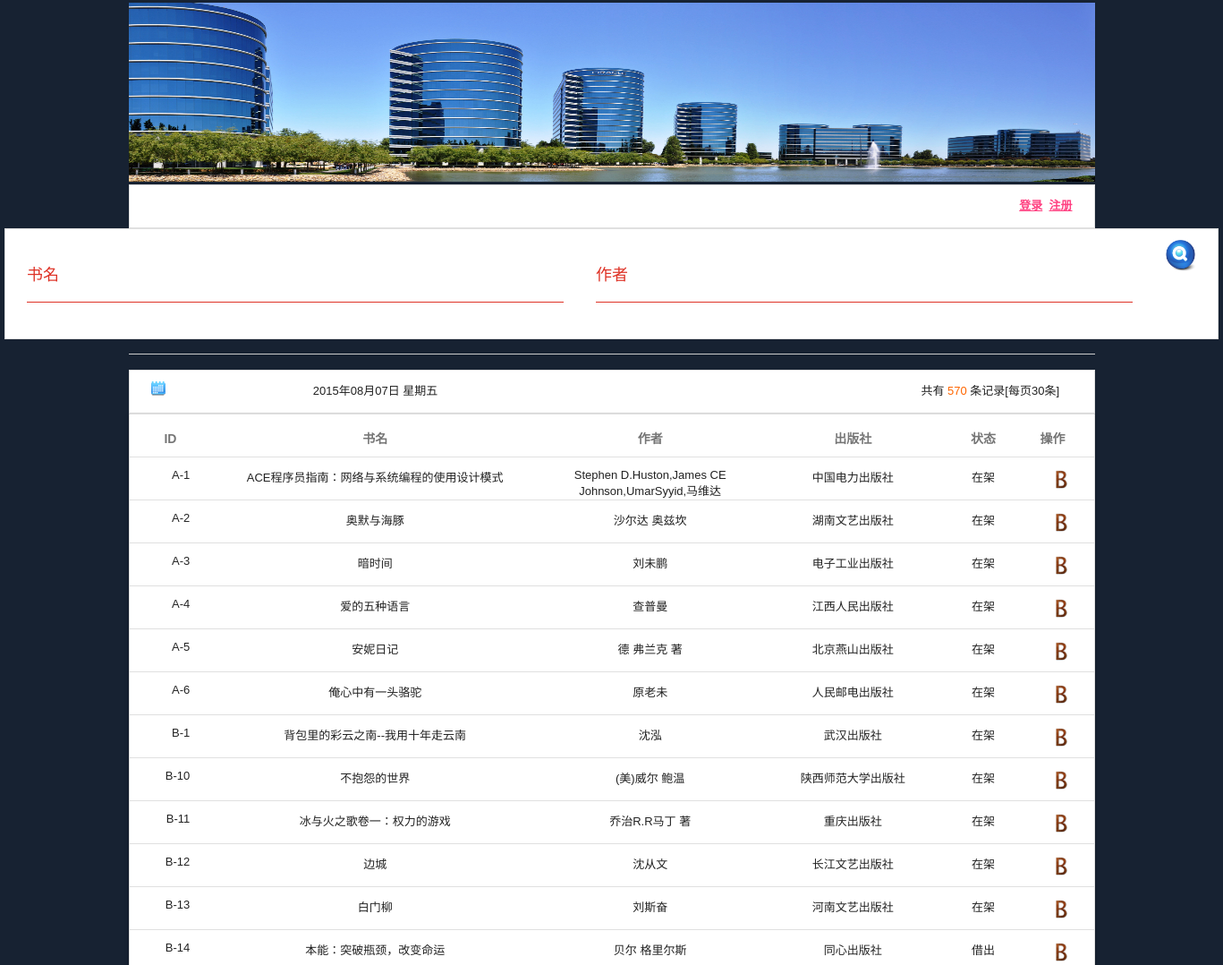
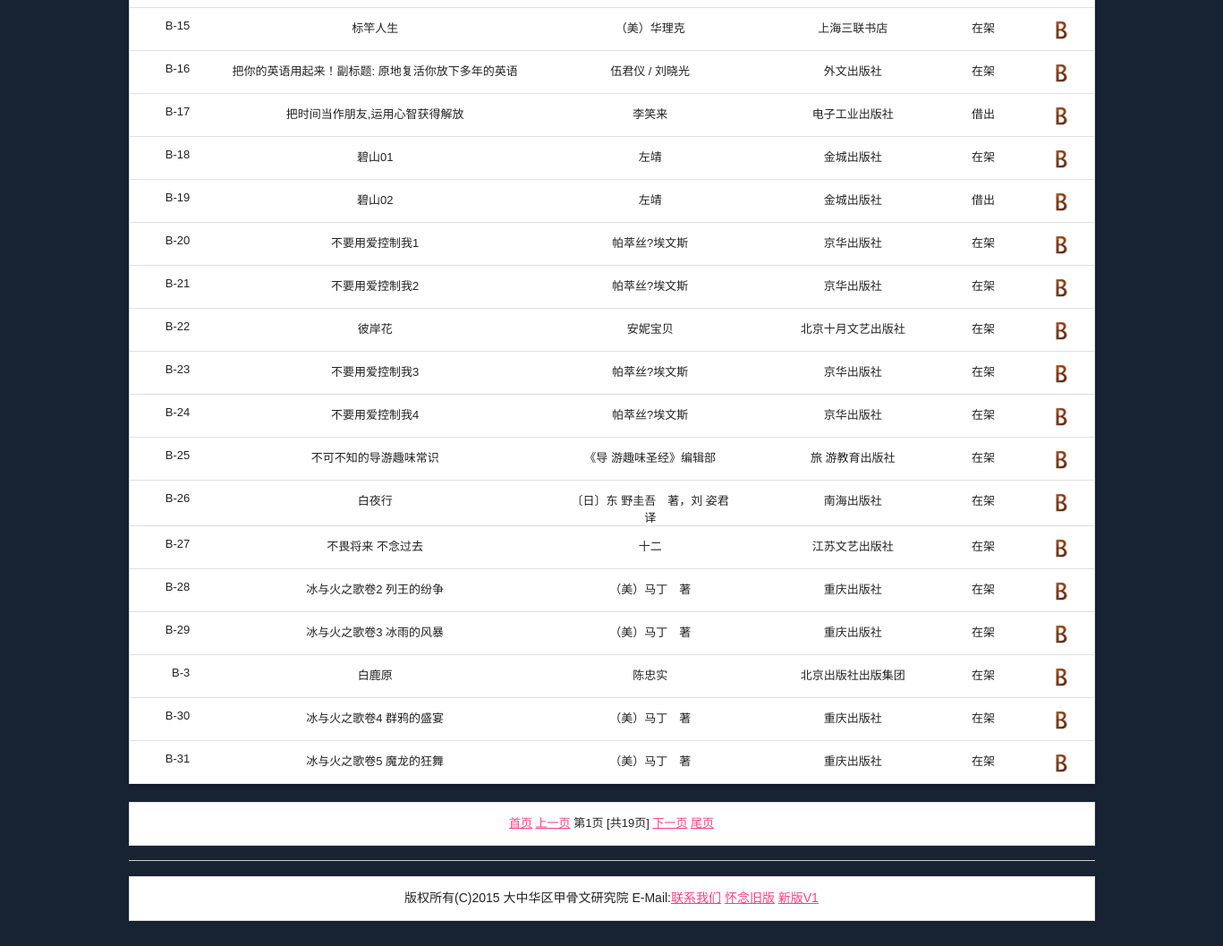
Screenshot of /library_v1.php with the database file from the repository (2 pictures, top to bottom).
### tables this page shows
CREATE TABLE `books` (
  `ID` varchar(10) NOT NULL,
  `BookName` varchar(50) NOT NULL,
  `Author` varchar(50) NOT NULL,
  `Publisher` varchar(50) NOT NULL,
  `Status` varchar(20) NOT NULL,
  PRIMARY KEY (`ID`)
);

### library_v1.php (the view, shortened to what this page needs)
<html>
<head>
    <link rel="stylesheet" href="./assets/css/material.css"/>
</head>
<body bgcolor="#172232">
<div align="center">
    <table border="0" width="1080">
        <tr>
            <td><img src="assets/images/Oracle_building.jpeg" width="1080" height="200"></td>
        </tr>
    </table>
    <table class="mdl-data-table" border="1" max-width="1080" bgcolor="#C0DEED" border-collapse="collapse">
        <tr height="30" width="1080">
            <td width="1080" align="right">
                <?php
                if (isset($_SESSION['MM_Username'])) {
                    $userid = $_SESSION['MM_Username'];
                    echo "<font size=\"3\"><b>欢迎登陆</b></font>";
                    echo "<a href=\"personal.php?userid=$userid\"><b>" . $_SESSION['MM_Username'] . "</b></a>";
                } else {
                    echo "<a href=\"login.php\"><b>登录</b></a>&nbsp;&nbsp;";
                    echo "<a href=\"userregist.php\"><b>注册</b></a>";
                }
                ?>
            </td>
        </tr>
    </table>
    <table class="mdl-data-table" border="0" width="1080">
        <form action="searchprocess.php" method="post" name="booksearch" >
            <tr>
                <td>
                    <div class="mdl-textfield mdl-js-textfield mdl-textfield--floating-label">
                        <input class="mdl-textfield__input" type="text" name="bookname" id="bookName"/>
                        <label class="mdl-textfield__label" for="bookName">书名</label>
                    </div>
                </td>
                <td>
                    <div class="mdl-textfield mdl-js-textfield mdl-textfield--floating-label">
                        <input class="mdl-textfield__input" type="text" name="author" id="authorName"/>
                        <label class="mdl-textfield__label" for="authorName">作者</label>
                    </div>
                </td>
                <td ><input type="image" src="./assets/images/Search.png" height="35"></td>
            </tr>
        </form>
        <?php
        $query = "select * from books order by ID";
        $result = mysql_query($query);
        $rows_total = @mysql_num_rows($result);
        @$page_no = $_GET['page_no'];
        $page_num = 30;
        $page_total = floor($rows_total / $page_num);
        if (!$page_no)
        {
            $page_no = 1;
        }
        $start_num = $page_num * ($page_no - 1);
        $sql = "select * from books ORDER BY ID ASC,Status ASC limit $start_num,$page_num";
        $result = mysql_query($sql);
        $rows = @mysql_num_rows($result);
        ?>
    </table>
    <table border="0" width="1080" cellspacing="0" cellpadding="0">
        <tr>
            <td>
                <hr size="1">
            </td>
        </tr>
    </table>
    <table class="mdl-data-table" border="0" bgcolor="#C0DEED">
        <tr>
            <td class="mdl-data-table__cell--non-numeric">
                <img src="pics/date.png" width="16" height="16" align="left">
                <?php
                $day = date("Y年m月d日");
                print("$day&nbsp;");
                switch (date("D")) {
                    case "Fri":
                        echo "星期五";
                        break;
                }
                ?>
            </td>
            <td align="right">
                共有
                <font color="#FF6600"><?php echo "$rows_total" ?></font>
                条记录[每页30条]&nbsp;&nbsp;&nbsp;&nbsp;
            </td>
        </tr>
    </table>
        <table class="mdl-data-table mdl-js-datatable mdl-shadow--2dp" width="1080">
            <thead>
            <tr>
                <th width="8%">
                    <div align="center">ID</div>
                </th>
                <th width="35%">
                    <div align="center">书名</div>
                </th>
                <th width="22%">
                    <div align="center">作者</div>
                </th>
                <th width="20%">
                    <div align="center">出版社</div>
                </th>
                <th width="7%">
                    <div align="center">状态</div>
                </th>
                <th width="8%" colspan="2">
                    <div align="center">操作</div>
                </th>
            </tr>
            </thead>
            <?php
            for ($i = 0;
                 $i < $rows;
                 $i++) {
                $data = @mysql_fetch_array($result);
                $bookname = $data['BookName'];
                $bookauthor = $data['Author'];
                $bookpress = $data['Publisher'];
                $booktype = $data['Status'];
                $bookid = $data['ID'];
                ?>
                <tr>
                    <td align="center"><?php echo "$bookid" ?></td>
                    <td class="mdl-data-table__cell--non-numeric align=" center
                    "><?php echo "$bookname" ?></td>
                    <td class="mdl-data-table__cell--non-numeric align=" center
                    "><?php echo "$bookauthor" ?></td>
                    <td class="mdl-data-table__cell--non-numeric align=" center
                    "><?php echo "$bookpress" ?></td>
                    <td class="mdl-data-table__cell--non-numeric align=" center
                    "><?php echo "$booktype" ?></td>
                    <td>
                        <a href="borrow.php?bookid=<?php echo "$bookid" ?>">
                            <img src="assets/images/letterB.png" alt="借阅" border="0" height="25"></a>
                    </td>
                </tr>
                <?php
            }
            ?>
        </table>
    <br>
    <table class="mdl-data-table">
        <tr>
            <td class="mdl-data-table__cell--non-numeric">
                <?php
                echo "<a href='library_v1.php?page_no=1'>首页</a>";
                echo "<a href='library_v1.php?page_no=" . ($page_no - 1) . "'>上一页</a>";
                echo "第" . $page_no . "页 [共" . $page_total . "页]";
                echo "<a href='library_v1.php?page_no=" . ($page_no + 1) . "'>下一页</a>";
                echo "<a href='library_v1.php?page_no=" . $page_total . "'>尾页</a>";
                ?>
            </td>
        </tr>
    </table>
    <table border="0" width="1080" cellspacing="0" cellpadding="0">
        <tr>
            <td>
                <hr size="1">
            </td>
        </tr>
    </table>
    <table class="mdl-data-table" border="1" width="1080" height="50" cellspacing="0" cellpadding="0" bgcolor="#C0DEED"
           bordercolorlight="#C2C2C2" bordercolordark="#FFFFFF">
        <tr>
            <td class="mdl-data-table__cell--non-numeric" height="23" style="font-size:10.5pt">版权所有(C)2015 大中华区甲骨文研究院
                E-Mail:<a href="mailto:oraclehcts@gmail.com">联系我们</a>
                <a href="library_old.php">怀念旧版</a>
                <a href="library_v1.php">新版V1</a></td>
        </tr>
    </table>
    <br><br>
</div>
</body>
</html>

### rows the page displays
books: ID "A-1", BookName "ACE程序员指南：网络与系统编程的使用设计模式", Author "Stephen D.Huston,James CE Johnson,UmarSyyid,马维达", Publisher "中国电力出版社", Status "在架"
books: ID "A-2", BookName "奥默与海豚", Author "沙尔达 奥兹坎", Publisher "湖南文艺出版社", Status "在架"
books: ID "A-3", BookName "暗时间", Author "刘未鹏", Publisher "电子工业出版社", Status "在架"
books: ID "A-4", BookName "爱的五种语言", Author "查普曼", Publisher "江西人民出版社", Status "在架"
books: ID "A-5", BookName "安妮日记", Author "德 弗兰克 著", Publisher "北京燕山出版社", Status "在架"
books: ID "A-6", BookName "俺心中有一头骆驼", Author "原老未", Publisher "人民邮电出版社", Status "在架"
books: ID "B-1", BookName "背包里的彩云之南--我用十年走云南", Author "沈泓", Publisher "武汉出版社", Status "在架"
books: ID "B-10", BookName "不抱怨的世界", Author "(美)威尔 鲍温", Publisher "陕西师范大学出版社", Status "在架"
books: ID "B-11", BookName "冰与火之歌卷一：权力的游戏", Author "乔治R.R马丁 著", Publisher "重庆出版社", Status "在架"
books: ID "B-12", BookName "边城", Author "沈从文", Publisher "长江文艺出版社", Status "在架"
books: ID "B-13", BookName "白门柳", Author "刘斯奋", Publisher "河南文艺出版社", Status "在架"
books: ID "B-14", BookName "本能：突破瓶颈，改变命运", Author "贝尔 格里尔斯", Publisher "同心出版社", Status "借出"
books: ID "B-15", BookName "标竿人生", Author "（美）华理克", Publisher "上海三联书店", Status "在架"
books: ID "B-16", BookName "把你的英语用起来！副标题: 原地复活你放下多年的英语", Author "伍君仪 / 刘晓光", Publisher "外文出版社", Status "在架"
books: ID "B-17", BookName "把时间当作朋友,运用心智获得解放", Author "李笑来", Publisher "电子工业出版社", Status "借出"
books: ID "B-18", BookName "碧山01", Author "左靖", Publisher "金城出版社", Status "在架"
books: ID "B-19", BookName "碧山02", Author "左靖", Publisher "金城出版社", Status "借出"
books: ID "B-20", BookName "不要用爱控制我1", Author "帕萃丝?埃文斯", Publisher "京华出版社", Status "在架"
books: ID "B-21", BookName "不要用爱控制我2", Author "帕萃丝?埃文斯", Publisher "京华出版社", Status "在架"
books: ID "B-22", BookName "彼岸花", Author "安妮宝贝", Publisher "北京十月文艺出版社", Status "在架"
books: ID "B-23", BookName "不要用爱控制我3", Author "帕萃丝?埃文斯", Publisher "京华出版社", Status "在架"
books: ID "B-24", BookName "不要用爱控制我4", Author "帕萃丝?埃文斯", Publisher "京华出版社", Status "在架"
books: ID "B-25", BookName "不可不知的导游趣味常识", Author "《导 游趣味圣经》编辑部", Publisher "旅 游教育出版社", Status "在架"
books: ID "B-26", BookName "白夜行", Author "〔日〕东 野圭吾 著，刘 姿君 译", Publisher "南海出版社", Status "在架"
books: ID "B-27", BookName "不畏将来 不念过去", Author "十二", Publisher "江苏文艺出版社", Status "在架"
books: ID "B-28", BookName "冰与火之歌卷2 列王的纷争", Author "（美）马丁 著", Publisher "重庆出版社", Status "在架"
books: ID "B-29", BookName "冰与火之歌卷3 冰雨的风暴", Author "（美）马丁 著", Publisher "重庆出版社", Status "在架"
books: ID "B-3", BookName "白鹿原", Author "陈忠实", Publisher "北京出版社出版集团", Status "在架"
books: ID "B-30", BookName "冰与火之歌卷4 群鸦的盛宴", Author "（美）马丁 著", Publisher "重庆出版社", Status "在架"
books: ID "B-31", BookName "冰与火之歌卷5 魔龙的狂舞", Author "（美）马丁 著", Publisher "重庆出版社", Status "在架"

### other values shown
$rows_total "570"
$page_no "1"
$page_total "19"
